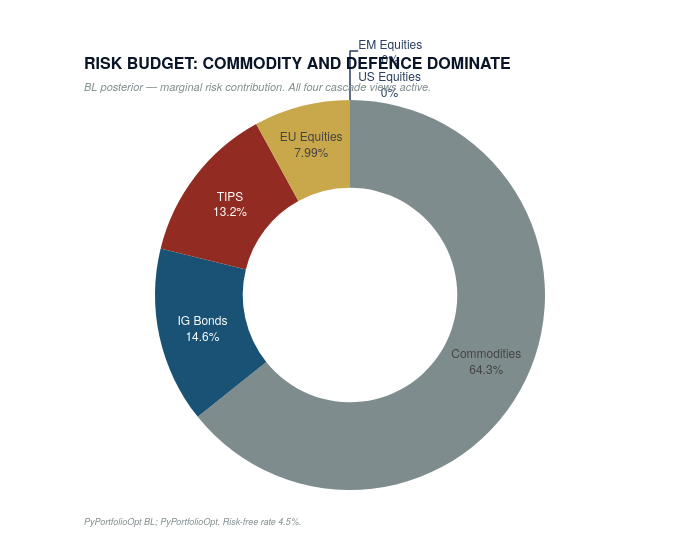

Write notebook code for a chart like this one.
### Markdown cell above
## Cell 9 — Black-Litterman Portfolio (Slide 11)
**Output:** Posterior weights vs Fund X + risk contribution donut
**Title:** "RISK BUDGET: COMMODITY AND DEFENCE DOMINATE"

### Code cell
def build_portfolio_bl():
    ASSETS = {
        "US_EQ":  {"ticker": "IVV",  "label": "US Equities",  "fund_x": 0.30},
        "EU_EQ":  {"ticker": "VGK",  "label": "EU Equities",  "fund_x": 0.20},
        "EM_EQ":  {"ticker": "EEM",  "label": "EM Equities",  "fund_x": 0.00},
        "USD_IG": {"ticker": "LQD",  "label": "IG Bonds",     "fund_x": 0.30},
        "TIPS":   {"ticker": "TIP",  "label": "TIPS",         "fund_x": 0.00},
        "CMDTY":  {"ticker": "PDBC", "label": "Commodities",  "fund_x": 0.20},
    }
    tickers = [v["ticker"] for v in ASSETS.values()]
    keys    = list(ASSETS.keys())
    labels  = [v["label"] for v in ASSETS.values()]
    fund_x  = np.array([v["fund_x"] for v in ASSETS.values()])

    # ── Price data ─────────────────────────────────────────────────────────────
    try:
        raw = yf.download(tickers, start="2020-01-01", auto_adjust=True, progress=False)
        prices = (raw["Close"] if isinstance(raw.columns, pd.MultiIndex) else raw).copy()
        # Align columns to our ticker order
        prices.columns = [c.replace("=X","").replace("=F","") for c in prices.columns]
        col_map = {v["ticker"].replace("=X","").replace("=F",""): k for k, v in ASSETS.items()}
        prices = prices.rename(columns=col_map)[[k for k in keys if k in prices.columns]]
        prices = prices.dropna()
        if prices.shape[1] < 5:
            raise ValueError(f"Only {prices.shape[1]} assets loaded")
        print(f"Prices: {prices.shape[0]} rows × {prices.shape[1]} assets")
    except Exception as exc:
        print(f"Price download failed ({exc}) — synthetic fallback")
        n = 1000
        np.random.seed(42)
        # Simulate mildly correlated asset returns
        rets = np.random.multivariate_normal(
            mean=[0.0004, 0.0003, 0.0005, 0.0001, 0.0002, 0.0006],
            cov=np.array([
                [0.010,0.006,0.007,0.001,0.001,0.004],
                [0.006,0.012,0.008,0.001,0.001,0.004],
                [0.007,0.008,0.015,0.001,0.001,0.005],
                [0.001,0.001,0.001,0.002,0.002,0.000],
                [0.001,0.001,0.001,0.002,0.003,0.001],
                [0.004,0.004,0.005,0.000,0.001,0.012],
            ]) * 0.01,
            size=n)
        idx = pd.date_range("2020-01-02", periods=n, freq="B")
        prices = pd.DataFrame(100 * np.cumprod(1 + rets, axis=0), index=idx, columns=keys)

    # ── BL via PyPortfolioOpt ──────────────────────────────────────────────────
    try:
        from pypfopt import BlackLittermanModel, risk_models, expected_returns
        from pypfopt.efficient_frontier import EfficientFrontier

        mu = expected_returns.mean_historical_return(prices)
        S  = risk_models.CovarianceShrinkage(prices).ledoit_wolf()

        # Four cascade views
        viewdict = {
            keys[5]: 0.15 + mu[keys[0]],   # CMDTY beats US_EQ by 15%
            keys[1]: 0.12 + mu[keys[0]],   # EU_EQ beats US_EQ by 12%
            keys[5]: 0.08 + mu[keys[2]],   # CMDTY beats EM_EQ by 8%  (overrides above)
            keys[4]: 0.04 + mu[keys[3]],   # TIPS beats USD_IG by 4%
        }
        # Use absolute views for simplicity
        abs_views = {
            keys[5]: mu[keys[5]] + 0.08,
            keys[1]: mu[keys[1]] + 0.12,
            keys[4]: mu[keys[4]] + 0.04,
            keys[0]: mu[keys[0]] - 0.05,
        }
        confidences = [0.60, 0.65, 0.75, 0.70]

        bl = BlackLittermanModel(S, pi=mu, absolute_views=abs_views,
                                 omega="idzorek", view_confidences=confidences)
        bl_mu = bl.bl_returns()
        bl_S  = bl.bl_cov()

        ef = EfficientFrontier(bl_mu, bl_S, weight_bounds=(0.0, 0.40))
        ef.max_sharpe(risk_free_rate=0.045)
        bl_weights_raw = ef.clean_weights()
        bl_weights = np.array([bl_weights_raw.get(k, 0.0) for k in keys])
        method = "PyPortfolioOpt BL"
    except Exception as exc:
        print(f"PyPortfolioOpt BL failed ({exc}) — scipy fallback")
        # Manual BL: simple risk-parity + view tilts
        rets_m = prices.pct_change().dropna()
        vol = rets_m.std().values
        rp = (1 / vol) / (1 / vol).sum()   # risk parity as prior
        # Apply view tilts manually
        tilt = np.zeros(len(keys))
        tilt[keys.index("CMDTY")] += 0.08
        tilt[keys.index("EU_EQ")] += 0.06
        tilt[keys.index("TIPS")]  += 0.04
        tilt[keys.index("US_EQ")] -= 0.10
        bl_weights = np.clip(rp + tilt, 0.0, 0.40)
        bl_weights /= bl_weights.sum()
        method = "Risk-parity + view tilts (fallback)"

    eq_weights = np.ones(len(keys)) / len(keys)
    print(f"\nMethod: {method}")
    print(f"{'Asset':<12} {'Equal':>7} {'Fund X':>7} {'BL Post':>7}")
    for i, k in enumerate(keys):
        print(f"  {labels[i]:<12} {eq_weights[i]:>6.1%}  {fund_x[i]:>6.1%}  {bl_weights[i]:>6.1%}")

    # ── Save weights table ──────────────────────────────────────────────────────
    wt_df = pd.DataFrame({
        "asset": labels, "equal_weight": eq_weights,
        "fund_x": fund_x, "bl_posterior": bl_weights,
    })
    wt_df.to_csv(DATA_DIR / "portfolio_weights.csv", index=False)
    print(f"\nSaved: data/portfolio_weights.csv")

    # ── Risk contribution donut ────────────────────────────────────────────────
    # Covariance from downloaded prices
    cov = prices.pct_change().dropna().cov().values * 252
    port_var = bl_weights @ cov @ bl_weights
    mrc = bl_weights * (cov @ bl_weights) / port_var   # marginal risk contribution

    fig = go.Figure(go.Pie(
        labels=labels, values=np.abs(mrc),
        hole=0.55,
        marker_colors=COLORS,
        textinfo="label+percent",
        textfont=dict(size=12, family="Helvetica Neue, Arial, sans-serif"),
        direction="clockwise",
        sort=True,
    ))
    fig.update_layout(
        width=700, height=560,
        plot_bgcolor="white", paper_bgcolor="white",
        margin=dict(l=30, r=30, t=100, b=70),
        showlegend=False,
        annotations=[
            dict(text="<b>RISK BUDGET: COMMODITY AND DEFENCE DOMINATE</b>",
                 xref="paper", yref="paper", x=0.0, y=1.13,
                 xanchor="left", yanchor="top", showarrow=False,
                 font=dict(size=16, color=NAVY, family="Helvetica Neue, Arial, sans-serif")),
            dict(text="<i>BL posterior — marginal risk contribution. All four cascade views active.</i>",
                 xref="paper", yref="paper", x=0.0, y=1.06,
                 xanchor="left", yanchor="top", showarrow=False,
                 font=dict(size=11, color=GREY, family="Helvetica Neue, Arial, sans-serif")),
            dict(text=f"<i>{method}; PyPortfolioOpt. Risk-free rate 4.5%.</i>",
                 xref="paper", yref="paper", x=0.0, y=-0.06,
                 xanchor="left", yanchor="top", showarrow=False,
                 font=dict(size=9, color=GREY, family="Helvetica Neue, Arial, sans-serif")),
        ]
    )
    export_chart(fig, "portfolio_risk_donut")
    return fig, wt_df

fig_bl, wt_df = build_portfolio_bl()
fig_bl.show()
wt_df

### Figure 1 — Plotly figure (JSON) as saved in the notebook; plotly's stock layout.template omitted (floating-point values rounded to 4 significant figures)
{"data": [{"direction": "clockwise", "hole": 0.55, "labels": ["US Equities", "EU Equities", "EM Equities", "IG Bonds", "TIPS", "Commodities"], "marker": {"colors": ["#0A1628", "#C9A84C", "#1B4332", "#1A5276", "#922B21", "#7F8C8D"]}, "sort": true, "textfont": {"family": "Helvetica Neue, Arial, sans-serif", "size": 12}, "textinfo": "label+percent", "type": "pie", "values": [0.0, 0.07988, 0.0, 0.1458, 0.1318, 0.6426]}], "layout": {"annotations": [{"font": {"color": "#0A1628", "family": "Helvetica Neue, Arial, sans-serif", "size": 16}, "showarrow": false, "text": "<b>RISK BUDGET: COMMODITY AND DEFENCE DOMINATE</b>", "x": 0.0, "xanchor": "left", "xref": "paper", "y": 1.13, "yanchor": "top", "yref": "paper"}, {"font": {"color": "#7F8C8D", "family": "Helvetica Neue, Arial, sans-serif", "size": 11}, "showarrow": false, "text": "<i>BL posterior — marginal risk contribution. All four cascade views active.</i>", "x": 0.0, "xanchor": "left", "xref": "paper", "y": 1.06, "yanchor": "top", "yref": "paper"}, {"font": {"color": "#7F8C8D", "family": "Helvetica Neue, Arial, sans-serif", "size": 9}, "showarrow": false, "text": "<i>PyPortfolioOpt BL; PyPortfolioOpt. Risk-free rate 4.5%.</i>", "x": 0.0, "xanchor": "left", "xref": "paper", "y": -0.06, "yanchor": "top", "yref": "paper"}], "height": 560, "margin": {"b": 70, "l": 30, "r": 30, "t": 100}, "paper_bgcolor": "white", "plot_bgcolor": "white", "showlegend": false, "width": 700}}
